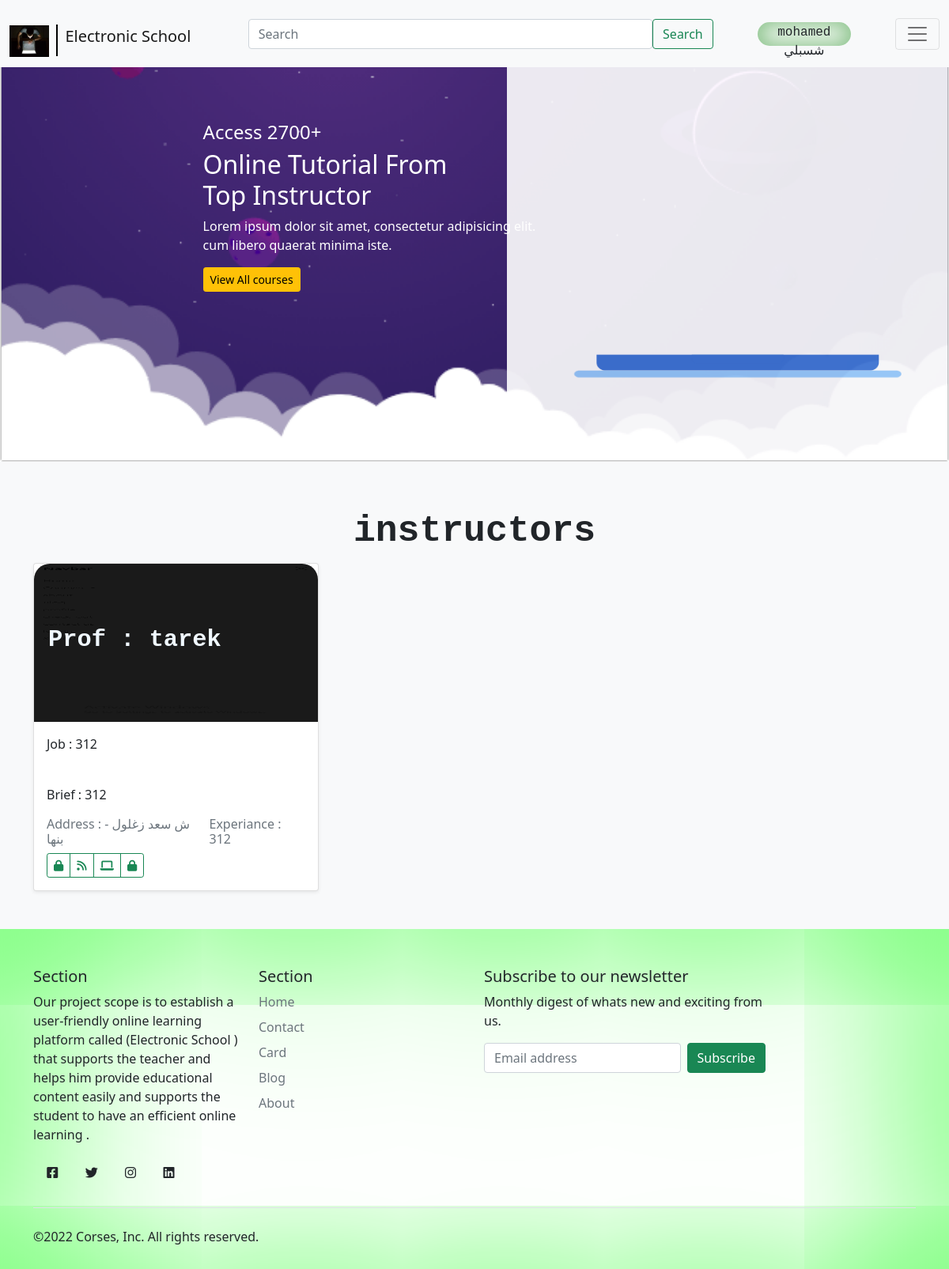
Page /instructor.php (signed in) on the committed database.
### tables this page shows
CREATE TABLE `instructor` (
  `id` int(11) NOT NULL,
  `username` varchar(50) NOT NULL,
  `email` varchar(50) NOT NULL,
  `phone` int(11) NOT NULL,
  `Position_OR_Job` varchar(100) NOT NULL,
  `title` varchar(255) NOT NULL,
  `age` int(50) NOT NULL,
  `address` varchar(100) NOT NULL,
  `Num_Experience` int(11) NOT NULL,
  `image` text DEFAULT NULL,
  `Resume` text DEFAULT NULL,
  `password` varchar(100) NOT NULL,
  `course_id` int(11) DEFAULT NULL,
  `faculty_id` int(11) DEFAULT NULL,
  `programming_fields_id` int(11) DEFAULT NULL,
  `skills_id` int(11) DEFAULT NULL,
  `Role` varchar(25) NOT NULL DEFAULT 'Instructor'
);

### instructor.php (the view, shortened to what this page needs)
<?php
  require_once"./conn.php";
?>
<!doctype html>
<html lang="en">
  <head>
    <link rel="stylesheet" href="css/bootstrap.css">
    <link rel="stylesheet" href="https://cdnjs.cloudflare.com/ajax/libs/font-awesome/6.1.1/css/all.min.css" />    <link rel="stylesheet" href="css/home.css">
    <link rel="stylesheet" href="css/instructor.css?<?php echo time() ?>">
</head>
         <?php
          if(isset($_SESSION['StudentData'])){
            if($_SESSION['StudentData']->Role==='Student'){
              require_once "./static_page//NavbarStudent.php";
             }else{
              header("location: loginStudent.php" , true);
             }
           }else{
            header("location: loginStudent.php" , true);
          }
      ?>
      <div class="card cardTop">
        <img  class="card-img">
        <div class="card-img-overlay ImgOverlay">
          <h4>Access 2700+</h4>
          <h2 class="card-text">Online Tutorial From<br> Top Instructor</h2>
          <p>Lorem ipsum dolor sit amet, consectetur adipisicing elit.<br> cum libero quaerat minima iste.</p>
          <a class="btn btn-warning btn-sm " href="#"   role="button">View All courses</a>
        </div>
      </div>
<div class="album py-5 bg-light">
  <h1 class="">instructors</h1>
  <div class="container">
    <div class="row row-cols-1 row-cols-sm-2 row-cols-md-3 g-3">
    <?php
$select = $conn->prepare("SELECT * FROM  instructor");
$select ->execute();
foreach ($select as $value) {
?>
      <div class="col">
        <div class="card shadow-sm">
          <img class="img_ins"   src="./img/UploadImg/<?php echo $value['image'];?>"  >
          <h2 class="name">Prof : <?php echo $value['username'];?></h2>
          <div class="card-body">
            <p class="card-text">Job : <?php echo $value['Position_OR_Job'];?></p><br>
            <p class="card-text">Brief : <?php echo $value['title'];?></p>
            <div class="d-flex justify-content-between align-items-center">
              <h6 class="text-muted">Address : <?php echo $value['address'];?> </h6>
              <h6 class="text-muted">Experiance : <?php echo $value['Num_Experience'];?> </h6>
            </div>
            <div class="btn-group">
                <a href="#" class="btn btn-sm btn-outline-success"><i class="fa fa-lock" aria-hidden="true"></i></a>
                <a href="#"  class="btn btn-sm btn-outline-success"><i class="fa fa-rss" aria-hidden="true"></i></a>
                <a href="#" class="btn btn-sm btn-outline-success"><i class="fa fa-laptop" aria-hidden="true"></i></a>
                <a href="#"  class="btn btn-sm btn-outline-success"><i class="fa fa-lock" aria-hidden="true"></i></a>
              </div>
          </div>
        </div>
      </div>
       <?php }; ?>
    </div>
  </div>
</div>
<?php
          require_once "./static_page/footer.php";
      ?>
  </body>
</html>

### css/home.css (style rules this page uses)
.cardTop { width: 100%; height: 560px; position: relative; color: white; }
.card-img { height: 100%; background-image: url(../gifs/learning2.gif); background-size: contain; background-position: right; background-repeat: no-repeat; z-index: 1; opacity: .9; }
.ImgOverlay { width: 38%; height: 260px; position: absolute; top: 20%; left: 20%; }

### css/instructor.css (style rules this page uses)
.img_ins { width: 100%; height: 200px; filter: brightness(.1); border-top-left-radius: 20px; border-top-right-radius: 20px; transition: 1s; }
.name { position: absolute; top: 19%; left: 5%; color: aliceblue; font-size: 190%; font-family: 'Courier New', Courier, monospace; font-weight: 700; }
h1 { text-align: center; font-family: 'Courier New', Courier, monospace; font-weight: 900; font-size: 290%; text-decoration: solid; margin: 1% 0% 1% 0%; }

### rows in the picture
instructor: image (picture), username "tarek", Position_OR_Job "312", title "312", address "ش سعد زغلول - بنها", Num_Experience "312"

### other values in the picture
$_SESSION['StudentData']->name "mohamed شسبلي"
